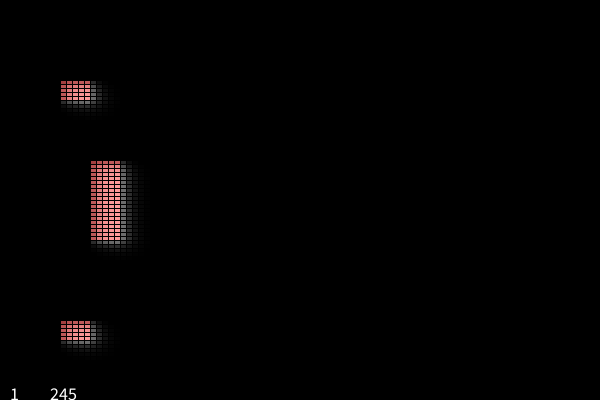
Frame 1 (no input)
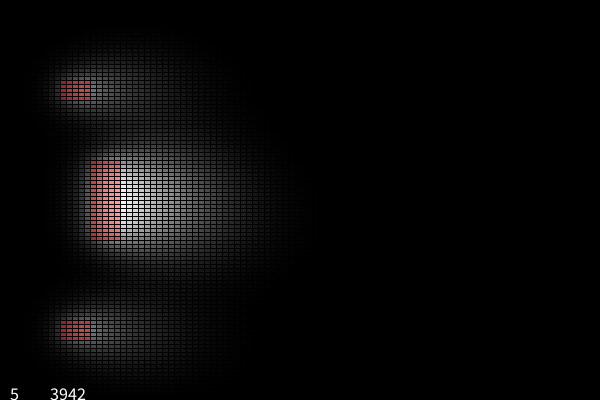
Frame 60 (the mouse pressed at the canvas centre just before this capture)
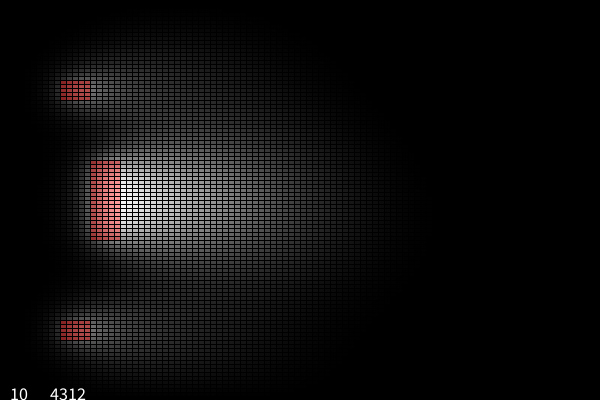
Frame 120 (the mouse held since frame 60 and released just before this capture)

The Processing sketch that drew these frames (run headless with seeded random() and noise(); from frame 60 on, the mouse is pressed at the canvas centre):

// Processing sketch: diffusion
// ── diffusion.pde
import java.util.Arrays;
float dt = 1, D = 3, V = 1, dl = 10;
int tick = 0;
int[][] q, c;
int dx = 0, dy = 0;
int A = 0;
int max_x = 100, max_y = 100;

void setup() {
  size(600, 400);
  frameRate(60);
  
  q = new int[max_x][max_y];
  c = new int[max_x][max_y];
  dx = width/max_x;
  dy = height/max_y;
  println(dx+" "+dy);
  
  
  for( int i = round(0.1*max_x); i < round(0.15*max_x); i++) for ( int j = round(0.2*max_y); j < round(0.25*max_y); j++) q[i][j] = 100;
  for( int i = round(0.15*max_x); i < round(0.2*max_x); i++) for ( int j = round(0.4*max_y); j < round(0.6*max_y); j++) q[i][j] = 100;
  for( int i = round(0.1*max_x); i < round(0.15*max_x); i++) for ( int j = round(0.8*max_y); j < round(0.85*max_y); j++) q[i][j] = 100;
}

void draw() {
  background(0);
  stroke(255);
  fill(255);
  if(++tick > 10) {tick = 0;};

   recalc();
 for(int i = 0; i < max_x; i++){
    for(int j = 0; j < max_y; j++){
      
     fill(map(c[i][j], 0,A, 0,255));
     stroke(0);
     rect(i*dx,j*dy,dx,dy);
     
      if(q[i][j] >0){
       fill(255,0,0,100);
       stroke(0);
       rect(i*dx,j*dy,dx,dy);
       }
     }
  }
  
  
    stroke(255);
  fill(255);
  textSize(18);
  text(tick,10,height);
  text(A,50,height);
  
}

void recalc(){
  
  
  for(int i = 1; i < max_x-1; i++){
    for(int j = 1; j < max_y-1; j++){
      c[i][j] += (D*(c[i-1][j]+c[i+1][j]+c[i][j-1]+c[i][j+1]-4*c[i][j])*dt/dl + V*(c[i][j] - c[i+1][j])*dt/dl + q[i][j]*dt);
      if (A < c[i][j]) A = c[i][j];
    }
  }
  

}

void mouseDragged(){

q[round(mouseX/dx)][round(mouseY/dy)] = 100;
}
